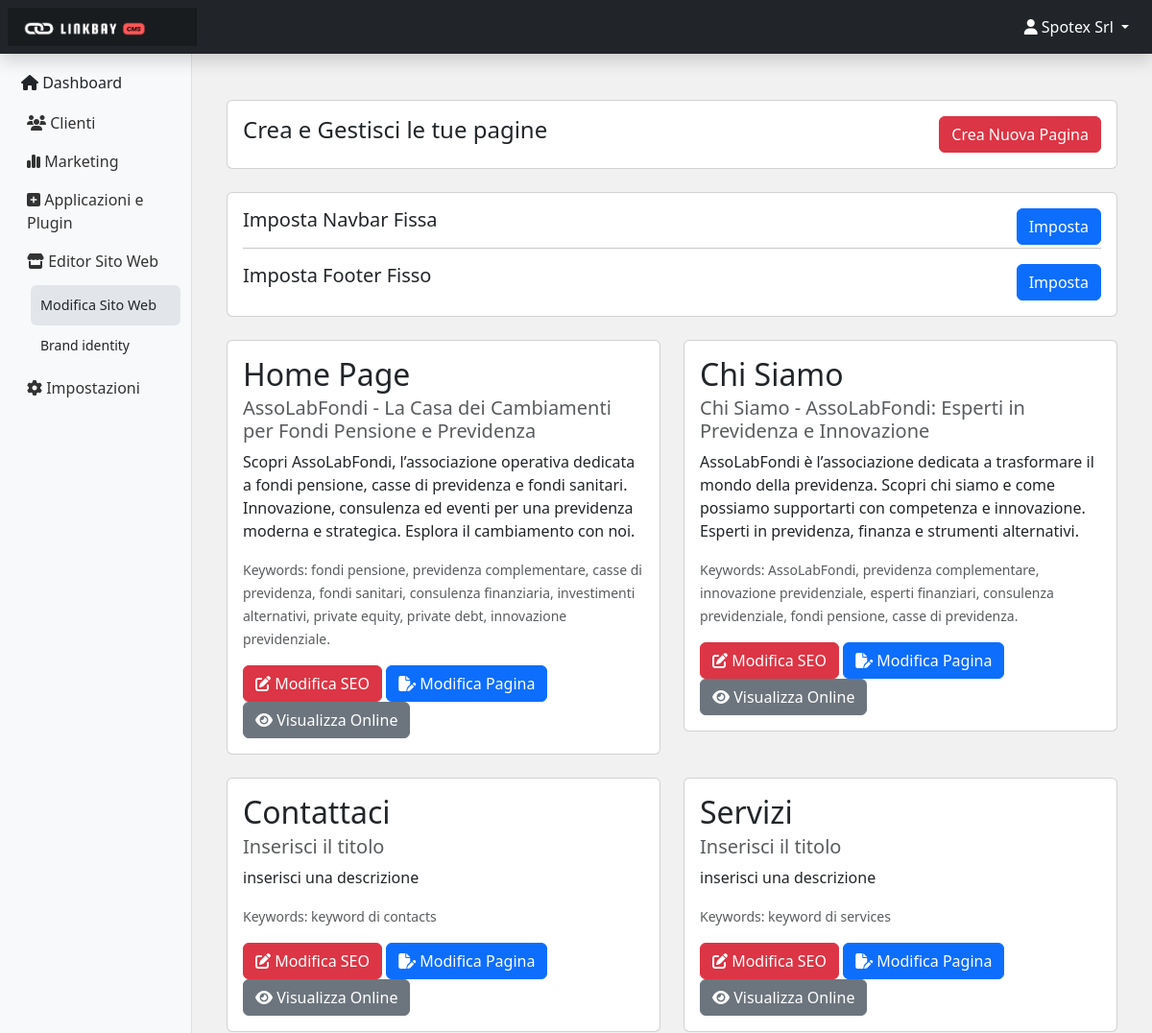
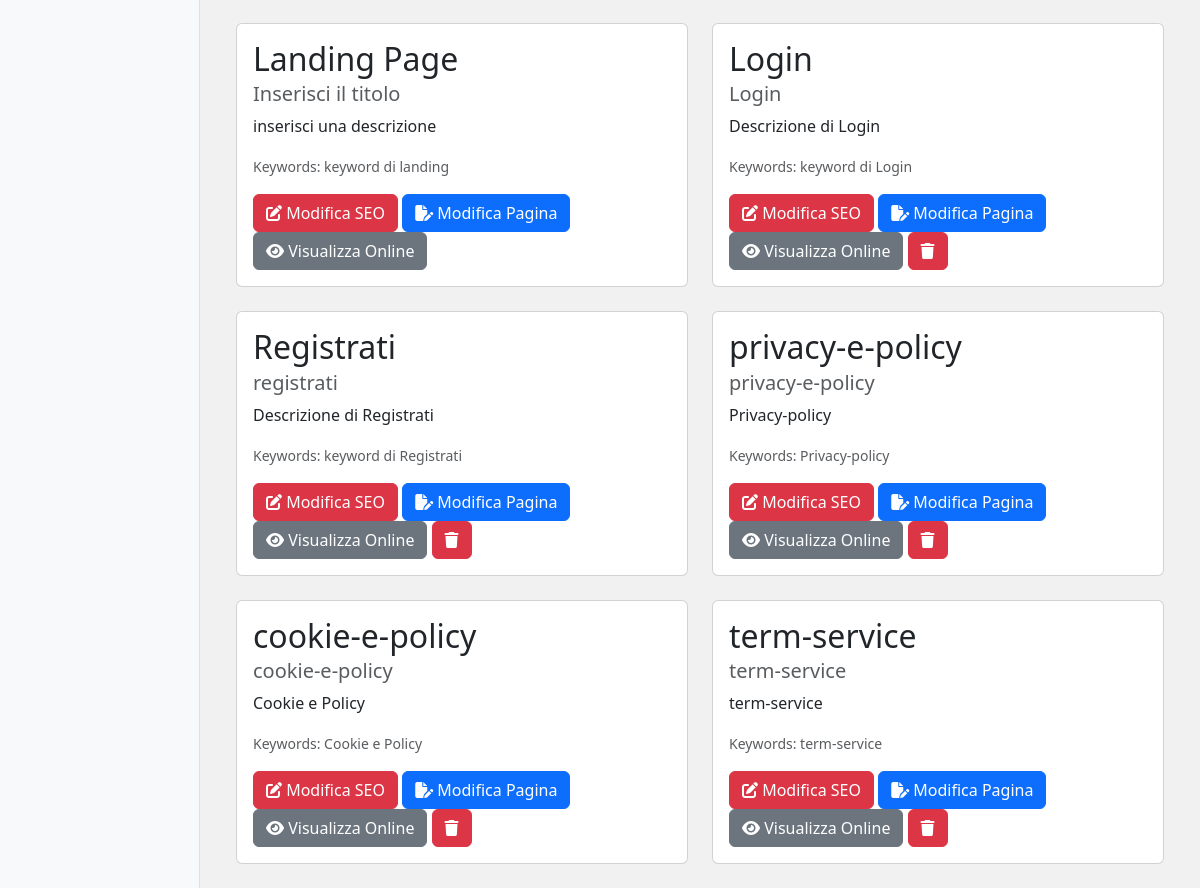
The page /admin/ui/editor_negozio (signed in) on the database its author committed (2 pictures, top to bottom).
### tables this page shows
CREATE TABLE `seo` (
  `id` int(11) NOT NULL,
  `editor_page` varchar(255) NOT NULL,
  `page_name` varchar(255) NOT NULL,
  `slug` varchar(255) NOT NULL,
  `title` varchar(255) DEFAULT NULL,
  `description` text,
  `keywords` text
);

### admin/ui/editor_negozio.php (the view, shortened to what this page needs)
<?php
require ('../../app.php');
$result = $conn->query("SELECT * FROM seo");
?>
<!DOCTYPE html>
<html lang="it">
<head>
    <?php include '../materials/head_content.php'; ?>
</head>
<body style="background-color: #f1f1f1;">
    <?php
    $sidebar_cate = 'negozio';
    $currentPage = basename($_SERVER['PHP_SELF']);
    include '../materials/sidebar.php';
    ?>
    <main class="col-md-9 ms-sm-auto col-lg-10 px-md-4">
        <div class="container mt-5">
            <div class="card">
                <div class="card-body">
                    <h4 class="d-inline">Crea e Gestisci le tue pagine</h4>
                    <button onclick="openPage()" class="btn btn-danger" style="float: right;">Crea Nuova Pagina</button>
                </div>
            </div>
            <br>
            <div class="row">
                <div class="col-md-12">
                    <div class="card">
                        <div class="card-body">
                            <h5 class="d-inline">Imposta Navbar Fissa</h5>
                            <a href="edit_page?pagename=navbar&slug=navbar" target="__blank" class="btn btn-primary" style="float: right;">Imposta</a>
                            <hr>
                            <h5 class="d-inline">Imposta Footer Fisso</h5>
                            <a href="edit_page?pagename=footer&slug=footer" target="__blank" class="btn btn-primary" style="float: right;">Imposta</a>
                        </div>
                    </div>
                    <br>
                </div>
                <?php while ($row = $result->fetch_assoc()): ?>
                    <div class="col-md-6">
                        <div class="card">
                            <div class="card-body">
                                <?php
                                if($row['page_name']=='home') {
                                    $pagename = 'Home Page';
                                } elseif($row['page_name']=='aboutus') {
                                    $pagename = 'Chi Siamo';
                                } elseif($row['page_name']=='contacts') {
                                    $pagename = 'Contattaci';
                                } elseif($row['page_name']=='services') {
                                    $pagename = 'Servizi';
                                } elseif($row['page_name']=='landing') {
                                    $pagename = 'Landing Page';
                                } else {
                                    $pagename = $row['page_name'];
                                }
                                ?>
                                <h2 class="card-title"><?php echo $pagename; ?></h2>
                                <h5 class="card-subtitle mb-2 text-muted"><?php echo htmlspecialchars($row['title']); ?></h5>
                                <p class="card-text"><?php echo htmlspecialchars($row['description']); ?></p>
                                <p class="card-text"><small class="text-muted">Keywords: <?php echo htmlspecialchars($row['keywords']); ?></small></p>
                                <?php if($row['page_name'] != 'home' && $row['page_name'] != 'aboutus' && $row['page_name'] != 'contacts' && $row['page_name'] != 'services' && $row['page_name'] != 'landing' && $row['page_name'] != 'prodotto' && $row['page_name'] != 'cart' && $row['page_name'] != 'catalogs'): ?>
                                    <button class="btn btn-danger" onclick="modificaSEO(<?php echo $row['id']; ?>)" ><i class="fa-solid fa-pen-to-square"></i> Modifica SEO</button>
                                    <a href="edit_page?pagename=<?php echo htmlspecialchars($row['page_name']); ?>&slug=<?php echo htmlspecialchars($row['slug']); ?>" target="__blank" class="btn btn-primary"><i class="fa-solid fa-file-pen"></i> Modifica Pagina</a>
                                    <a href="../../<?php echo htmlspecialchars($row['page_name']); ?>?slug=<?php echo htmlspecialchars($row['slug']); ?>" target="__blank" class="btn btn-secondary"><i class="fa-solid fa-eye"></i> Visualizza Online</a>
                                    <button class="btn btn-danger" onclick="cancellaPagina(<?php echo $row['id']; ?>)"><i class="fa-solid fa-trash"></i></button>
                                <?php else : ?>
                                    <button class="btn btn-danger" onclick="modificaSEO(<?php echo $row['id']; ?>)" ><i class="fa-solid fa-pen-to-square"></i> Modifica SEO</button>
                                    <a href="edit_page?pagename=<?php echo htmlspecialchars($row['page_name']); ?>&slug=<?php echo htmlspecialchars($row['slug']); ?>" target="__blank" class="btn btn-primary"><i class="fa-solid fa-file-pen"></i> Modifica Pagina</a>
                                    <a href="../../<?php echo htmlspecialchars($row['page_name']); ?>?slug=<?php echo htmlspecialchars($row['slug']); ?>" target="__blank" class="btn btn-secondary"><i class="fa-solid fa-eye"></i> Visualizza Online</a>
                                <?php endif; ?>
                            </div>
                        </div>
                        <br>
                    </div>
                <?php endwhile; ?>
            </div>
        </div>
        <div id="toastContainer" class="toast-container position-fixed bottom-0 end-0 p-3" style="z-index: 999;"></div>
    </main>
<?php include '../materials/script.php'; ?>
</body>
</html>

### admin/materials/head_content.php (shortened to what this page needs)
<link href="https://cdn.jsdelivr.net/npm/bootstrap@5.3.3/dist/css/bootstrap.min.css" rel="stylesheet">
<link rel="stylesheet" href="https://cdnjs.cloudflare.com/ajax/libs/font-awesome/6.1.1/css/all.min.css">
<link rel="stylesheet" href="../materials/dashboard.css">

### admin/materials/sidebar.php (shortened to what this page needs)
<div aria-live="polite" aria-atomic="true" class="position-relative" style="z-index: 800;">
  <div id="toastContainer" class="toast-container position-fixed bottom-0 end-0 p-3">
  </div>
</div>
<header class="navbar navbar-dark sticky-top bg-dark flex-md-nowrap p-2 shadow">
  <a class="navbar-brand col-md-3 col-lg-2 me-0 px-3" href="#"><img src="../materials/logo_sidebar.png" width="130px" alt=""></a>
        <ul class="nav flex-column">
          <li class="nav-item dropdown">
            <a class="nav-link dropdown-toggle text-white" href="#" id="navbarDropdown" role="button" data-bs-toggle="dropdown" aria-expanded="false">
            <span class="fas fa-user"></span>&nbsp;<?php echo $_SESSION['nome'];?>&nbsp;<?php echo $_SESSION['cognome'];?>
            </a>
          </li>
        </ul>
</header>
<div class="container-fluid">
  <div class="row">
    <nav id="sidebarMenu" class="col-md-3 col-lg-2 d-md-block bg-light sidebar collapse">
      <div class="position-sticky pt-3">
        <ul class="nav flex-column">
          <li class="nav-item">
            <a class="link-dark rounded <?php if($currentPage == 'homepage.php'){echo 'custom-link-active';}else{echo 'custom-link';} ?>" href="homepage">
            <span class="fas fa-home"></span>
              Dashboard
            </a>
          </li>
          <li class="nav-item">
            <a class="nav-link" data-bs-toggle="collapse" href="#gestioneClientiCollapse" role="button" aria-expanded="false" aria-controls="gestioneClientiCollapse">
            <i class="fa-solid fa-users"></i>
              Clienti
            </a>
          </li>
          <li class="nav-item">
            <a class="nav-link" data-bs-toggle="collapse" href="#gestioneMarketingCollapse" role="button" aria-expanded="false" aria-controls="gestioneMarketingCollapse">
            <i class="fa-solid fa-chart-simple"></i>
              Marketing
            </a>
          </li>
          <li class="nav-item">
            <a class="nav-link" data-bs-toggle="collapse" href="#gestioneAppCollapse" role="button" aria-expanded="false" aria-controls="gestioneAppCollapse">
            <i class="fa-solid fa-square-plus"></i>
              Applicazioni e Plugin
            </a>
          </li>
          <li class="nav-item">
            <a class="nav-link" data-bs-toggle="collapse" href="#gestioneNegozioCollapse" role="button" aria-expanded="false" aria-controls="gestioneNegozioCollapse">
            <i class="fa-solid fa-store"></i>
            Editor Sito Web
            </a>
            <div class="collapse <?php if($sidebar_cate == 'negozio'){echo 'show';} ?>" id="gestioneNegozioCollapse">
              <ul class="btn-toggle-nav list-unstyled fw-normal pb-1 small" style="margin-left: 20px;">
                <li><a href="editor_negozio" class="link-dark rounded <?php if($currentPage == 'editor_negozio.php'){echo 'custom-link-active';}else{echo 'custom-link';} ?>">Modifica Sito Web</a></li>
                <li><a href="brand_identity" class="link-dark rounded <?php if($currentPage == 'brand_identity.php'){echo 'custom-link-active';}else{echo 'custom-link';} ?>">Brand identity</a></li>
              </ul>
            </div>
          </li>
          <li class="nav-item">
            <a class="nav-link" data-bs-toggle="collapse" href="#gestioneSettingCollapse" role="button" aria-expanded="false" aria-controls="gestioneSettingCollapse">
            <i class="fa-solid fa-gear"></i>
              Impostazioni
            </a>
          </li>
        </ul>
      </div>
    </nav>
  </div>
</div>

### admin/materials/script.php (shortened to what this page needs)
<link href="https://cdn.jsdelivr.net/npm/bootstrap@5.3.3/dist/css/bootstrap.min.css" rel="stylesheet">

### admin/materials/dashboard.css (style rules this page uses)
body { font-size: .875rem; }
.sidebar { position: fixed; top: 0; bottom: 0; left: 0; z-index: 100; padding: 48px 0 0; box-shadow: inset -1px 0 0 rgba(0, 0, 0, .1); }
.sidebar .nav-link { font-weight: 500; color: #333; }
.navbar-brand { padding-top: .75rem; padding-bottom: .75rem; font-size: 1rem; background-color: rgba(0, 0, 0, .25); box-shadow: inset -1px 0 0 rgba(0, 0, 0, .25); }

### admin/materials/sidebar.php (style rules this page uses)
.custom-link { display: block; padding: 5px 10px; margin: 5px 0; background-color: #f8f9fa; color: Black; border-radius: 5px; text-decoration: none; transition: background-color 0.2s ease-in-out; }
.custom-link-active { display: block; padding: 5px 10px; margin: 5px 0; background-color: #e2e6ea; text-decoration: none; color: #ff5758; padding: 10px; font-size: 0.9rem; }

### rows shown on the page
seo: page_name "Home Page", title "AssoLabFondi - La Casa dei Cambiamenti per Fondi Pensione e Previdenza", description "Scopri AssoLabFondi, l’associazione operativa dedicata a fondi pensione, casse di previdenza e fondi sanitari. Innovazione, consulenza ed eventi per una previdenza moderna e strategica. Esplora il cambiamento con noi.", keywords "fondi pensione, previdenza complementare, casse di previdenza, fondi sanitari, consulenza finanziaria, investimenti alternativi, private equity, private debt, innovazione previdenziale."
seo: page_name "Chi Siamo", title "Chi Siamo - AssoLabFondi: Esperti in Previdenza e Innovazione", description "AssoLabFondi è l’associazione dedicata a trasformare il mondo della previdenza. Scopri chi siamo e come possiamo supportarti con competenza e innovazione. Esperti in previdenza, finanza e strumenti alternativi.", keywords "AssoLabFondi, previdenza complementare, innovazione previdenziale, esperti finanziari, consulenza previdenziale, fondi pensione, casse di previdenza."
seo: page_name "Contattaci", title "Inserisci il titolo", description "inserisci una descrizione", keywords "keyword di contacts"
seo: page_name "Servizi", title "Inserisci il titolo", description "inserisci una descrizione", keywords "keyword di services"
seo: page_name "Landing Page", title "Inserisci il titolo", description "inserisci una descrizione", keywords "keyword di landing"
seo: page_name "Login", title "Login", description "Descrizione di Login", keywords "keyword di Login"
seo: page_name "Registrati", title "registrati", description "Descrizione di Registrati", keywords "keyword di Registrati"
seo: page_name "privacy-e-policy", title "privacy-e-policy", description "Privacy-policy", keywords "Privacy-policy"
seo: page_name "cookie-e-policy", title "cookie-e-policy", description "Cookie e Policy", keywords "Cookie e Policy"
seo: page_name "term-service", title "term-service", description "term-service", keywords "term-service"

### other values the page prints
$_SESSION['nome'] "Spotex"
$_SESSION['cognome'] "Srl"
